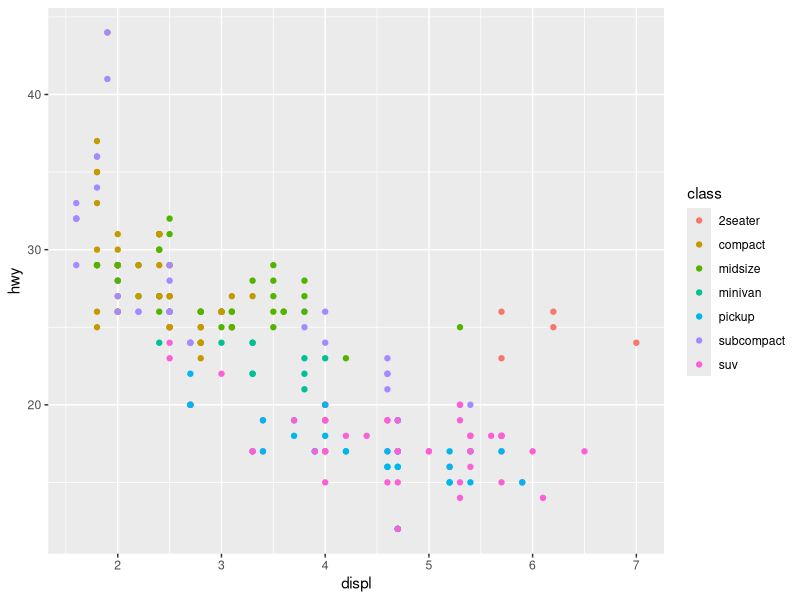
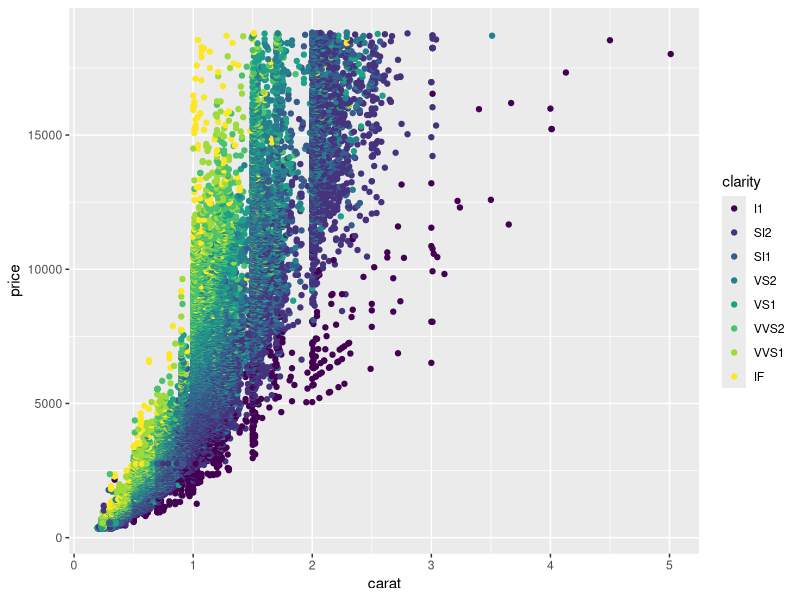
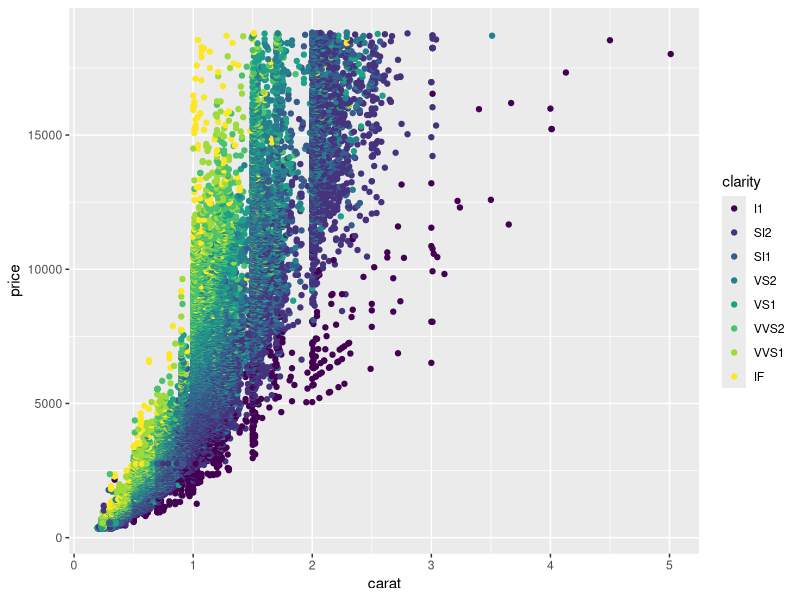

These charts were generated, in order, by the following R code:
## ---- chunk 1

library(tidyverse)

## ---- chunk 2

ggplot(data = mpg) + 
  geom_point(mapping = aes(x = displ, y = hwy, color = class))

## ---- chunk 3

mpg %>% head()

## ---- chunk 4


## ---- chunk 5


## ---- chunk 6

# Hint: you can access common colors using their names as strings (e.g., "black", "red")


## ---- chunk 7



## ---- chunk 8

ggplot(data = diamonds) +
  geom_point(mapping = aes(x = carat, y = price, color = clarity))

# or simplified
ggplot(data = diamonds) +
  geom_point(aes(x = carat, y = price, color = clarity))

